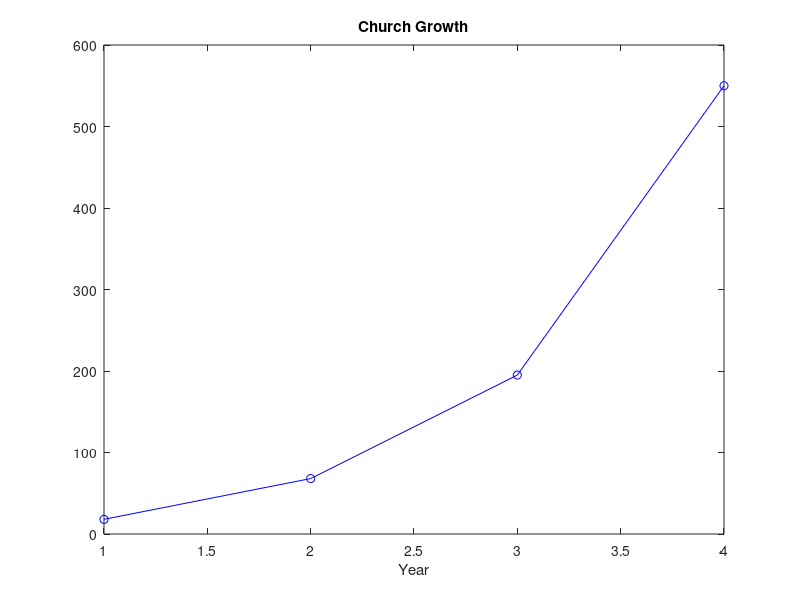

Source code (MATLAB):
%% Minilab 5 Guide
clear all; close all; format long;
%% inital populations 
C(1,1)=1;FT(1,1)=1;PT(1,1)=0;G1(1,1)=0;
% add initial population G2(1) in line 6

%% data 
x =[1; 2; 3; 4];
China = [18; 68; 195; 550]; 
% add data for India in line 11
 
%% model equations
for n=2:7
    C(n,1)=C(n-1,1)+1;
    FT(n,1)=FT(n-1,1)+1;
    PT(n,1)=PT(n-1,1)+C(n-1,1);
    G1(n,1)=G1(n-1,1)+2*FT(n-1,1)+PT(n-1,1)-1;
 % add equation for G2 in line 19
    
end
%% COMPLETE PLOT COMMANDS HERE
plot(x,China(1:4,1),'b-o') %plot China data in blue
hold on
% add plot of India data in line 25

% add plot of G1+G2(3:6,1) values in green in line 27

title('Church Growth')
xlabel('Year')
% Add ylabel and legend in lines 31-32



